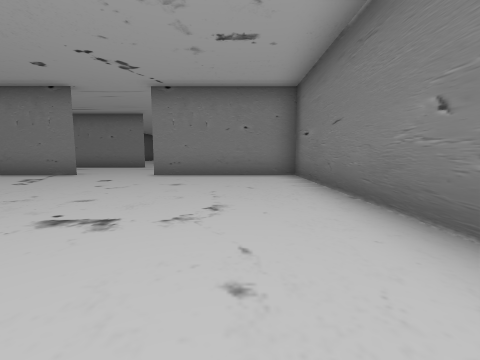
[1] (above)

24 first-person views from a walk through a 3-D level made in the Unity game engine. The camera is 1.2 m above the floor, tilts 6° down and sees 90° across. The floor is counted in squares, 2.15 m on a side. Each view is taken from the middle of a square. On the plan, view 1 faces up. The plan holds only what a view shows up to about 9 squares ahead; the rest is blank. The place goes on beyond the plan. The player is left out.

[2]
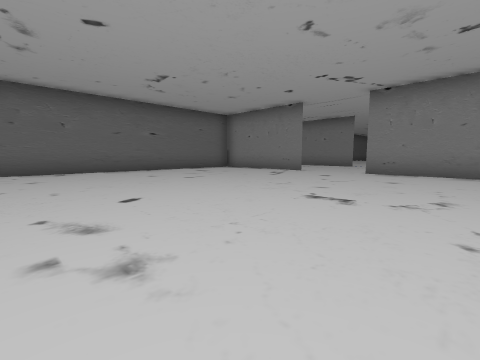

[3]
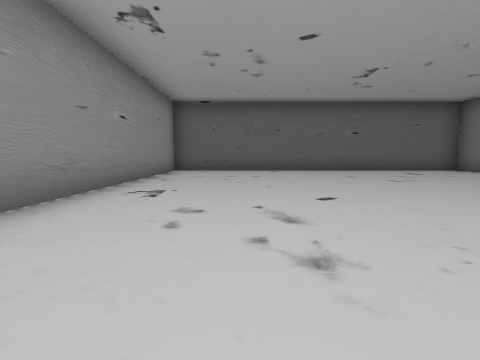

[4]
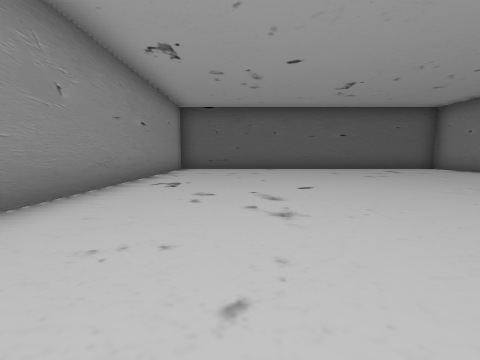

[5]
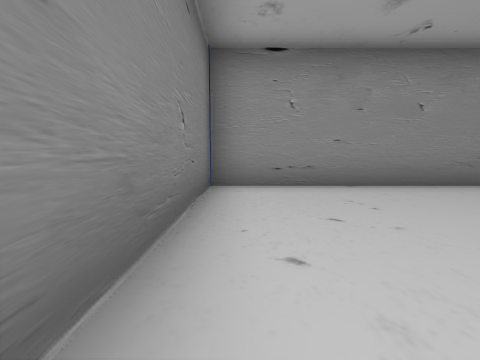

[6]
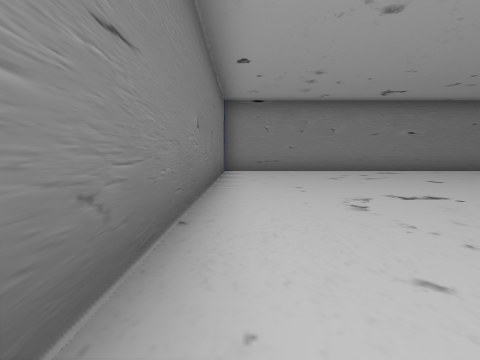

[7]
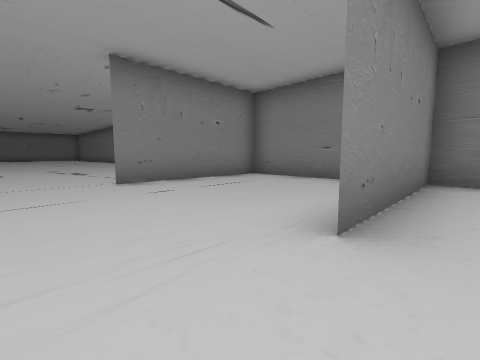

[8]
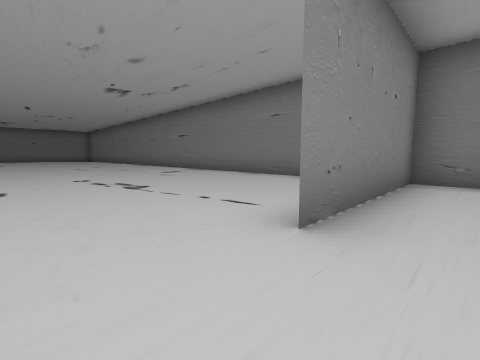

[9]
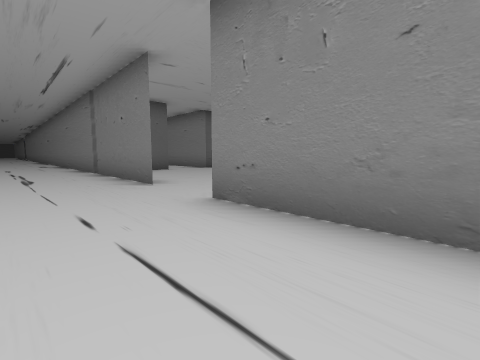

[10]
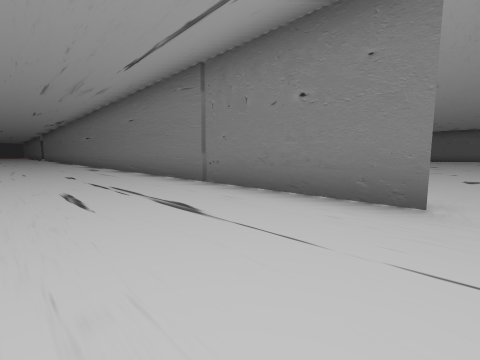

[11]
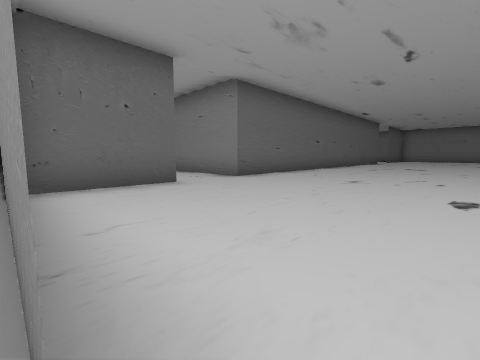

[12]
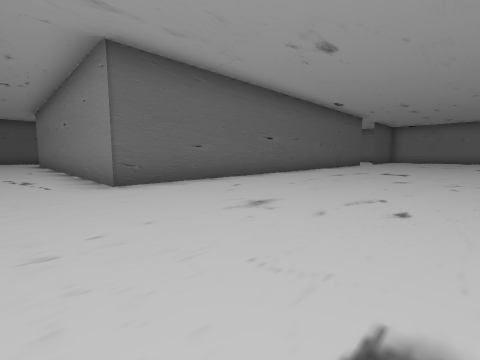

[13]
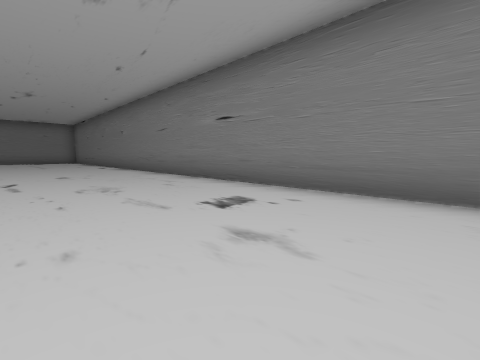

[14]
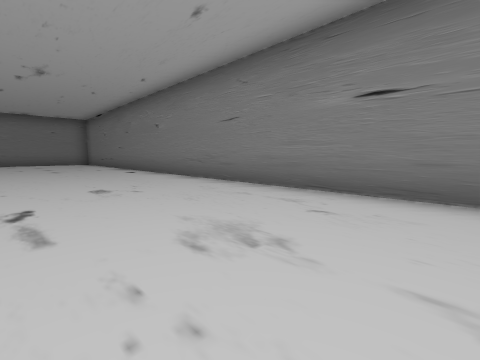

[15]
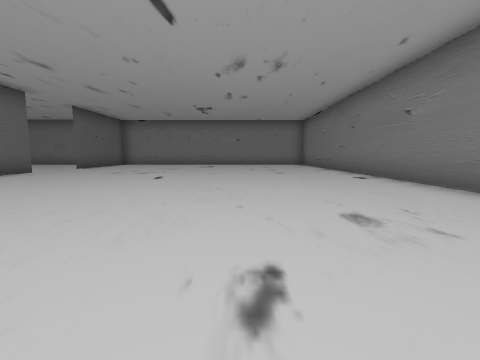

[16]
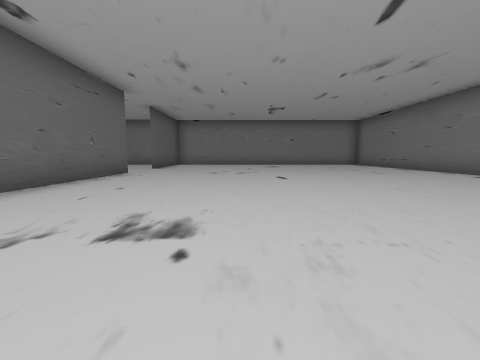

[17]
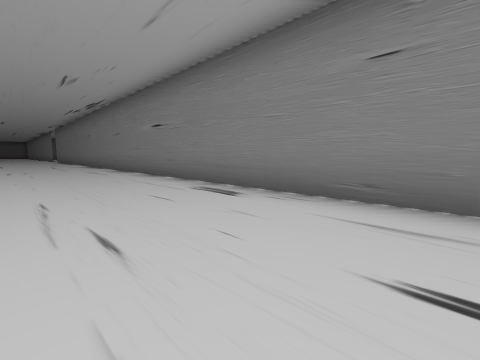

[18]
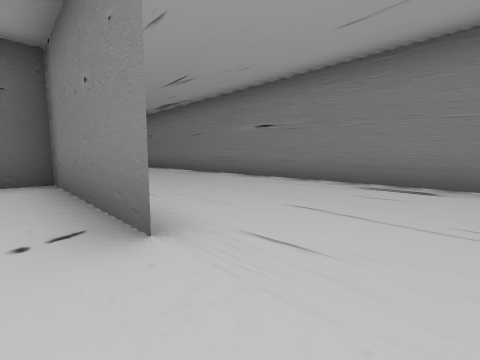

[19]
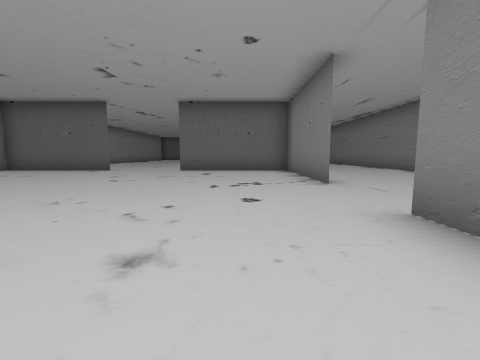

[20]
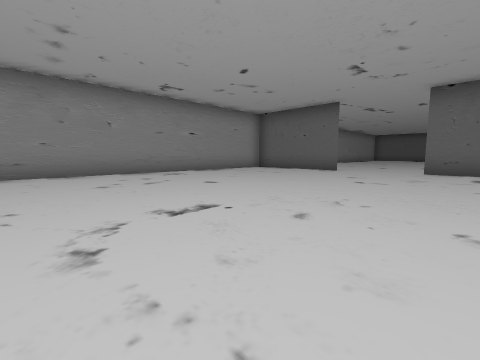

[21]
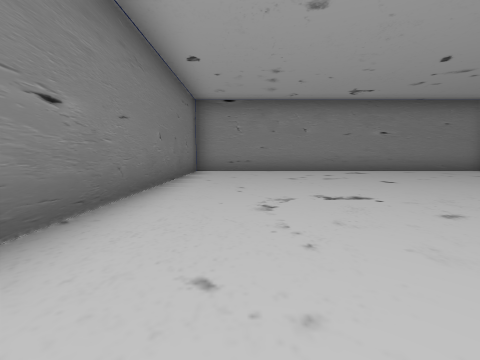

[22]
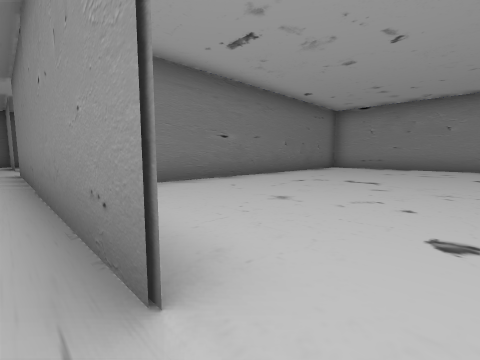

[23]
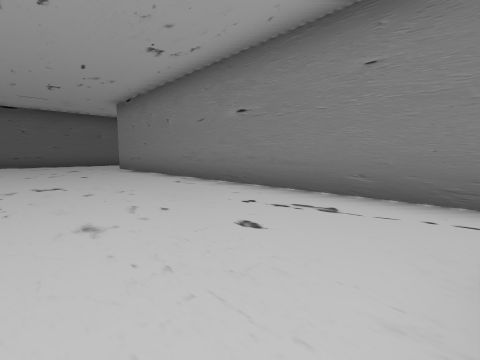

[24]
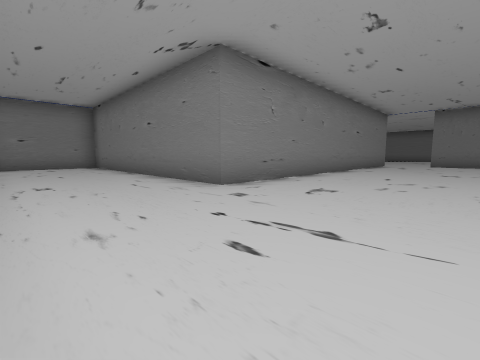

### Floor plan
Points are (right, up) in squares from view 1. A wall is a line through its corners. A room is listed if a view was taken in it or the views show most of it. See-through windows are left out.
Room 1 (views 1, 2, 3, 4, 5, 6, 7)
walls: (-4.5, 6.6) (-8.5, 6.6) (-8.5, -3.4); (-8, -3.3) (1.5, -3.3) (1.5, 6.6) (-2.5, 6.6)
ways out: opening at (-3.5, 7) to room 2
Room 2 (views 8, 9, 10, 11, 17)
walls: (-12.2, 6.7) (-4.5, 6.7); (-4.2, 11) (-20.9, 11); (-2.4, 6.7) (-0.6, 6.7); (1.5, 8.2) (1.5, 11) (-2.5, 11)
ways out: opening at (-3.5, 7) to room 1; opening at (-3.5, 11) to room 3; opening at (-13.5, 7) to room 4
Room 3 (views 12, 13, 14, 15, 16)
walls: (-8.5, 27.5) (-8.5, 15.4); (-8.5, 13.6) (-8.5, 11.2); (1.5, 13.2) (1.5, 29.1)
ways out: opening at (-3.5, 11) to room 2; opening at (-9, 14.5) to room 5; opening at (-9, 28.5)
Room 4 (views 18, 19, 20, 21, 22)
walls: (-14.5, 6.6) (-18.5, 6.6) (-18.5, 2.9); (-18.5, 0.5) (-18.5, -3.3) (-8, -3.3); (-11.5, 6.6) (-12.2, 6.6); (-8.5, -3.4) (-8.5, 4.9)
ways out: opening at (-13.5, 7) to room 2; opening at (-19, 1.5)
Room 5 (views 23, 24)
walls: (-8.5, 15.4) (-19.1, 15.4) (-19.1, 21.9); (-20.6, 23.5) (-22, 23.5)
ways out: opening at (-9, 14.5) to room 3

Positions as (right, up) in squares from view 1, and headings:
1: (0, 0), facing up
2: (0, -1), facing up-left
3: (0, -1), facing left
4: (1, -1), facing left
5: (1, 1), facing down
6: (1, 5), facing down
7: (-4, 6), facing up-right
8: (-4, 10), facing up-right
9: (0, 9), facing up-left
10: (-4, 8), facing up-left
11: (-4, 11), facing up-left
12: (-4, 14), facing up-left
13: (-2, 15), facing up-right
14: (-2, 18), facing up-right
15: (-2, 20), facing up
16: (-5, 20), facing up
17: (-11, 8), facing up-left
18: (-13, 6), facing up-left
19: (-10, 5), facing left
20: (-10, 4), facing down-left
21: (-10, 5), facing down
22: (-13, 7), facing down-right
23: (-9, 12), facing up-left
24: (-22, 12), facing up-right
